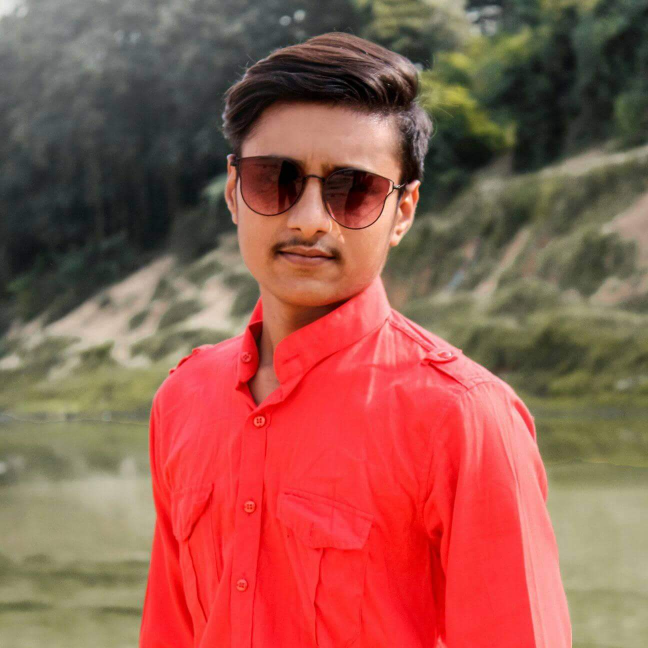
%> input picture Sem 1/B Tech/IP/129_ImageProcessing/n.jpg, 1296 x 1296 px (shown at 1/2 size)
$ octave assign1_e.m   (GNU Octave 9; MATLAB toolbox functions it lacks are replaced by stand-ins)
%> lines starting %> are read from the running program, lines starting %| are printed output that depends on the picture; in (x1, y1, x2, y2) boxes, pixels count from 0 and x2, y2 are one past the last pixel; in counts of white or black regions, pixels touching at a corner belong together; the program's own positions count from 1
clear
clc
% Read image into a
a=imread('G:\My Pic\n.jpg');
%> a is the input picture: size 1296x1296x3 uint8; mean R, G, B 150.7, 90.6, 78

% Gray scale image
b=rgb2gray(a);
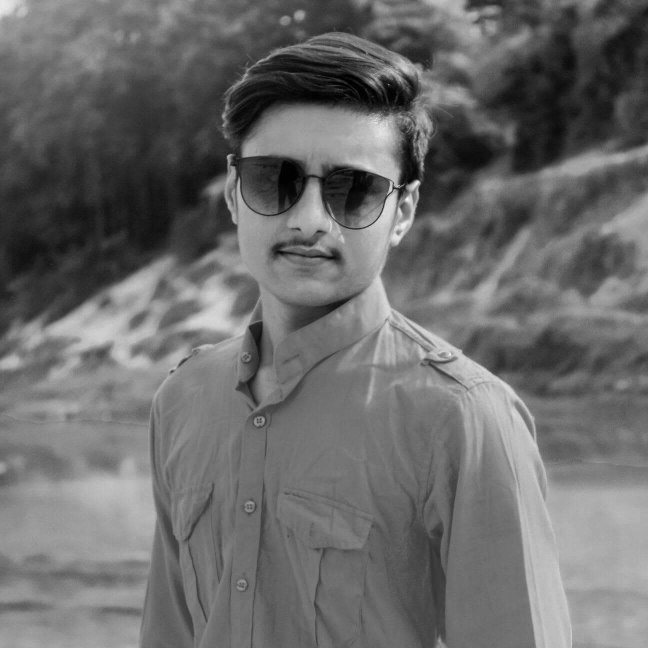
%> b: size 1296x1296 uint8 (shown at 1/2 size); min 0, max 251, mean 107.1
figure
imshow(b)

% Black and white image
%c=double(b)/255;
c=im2bw(b);
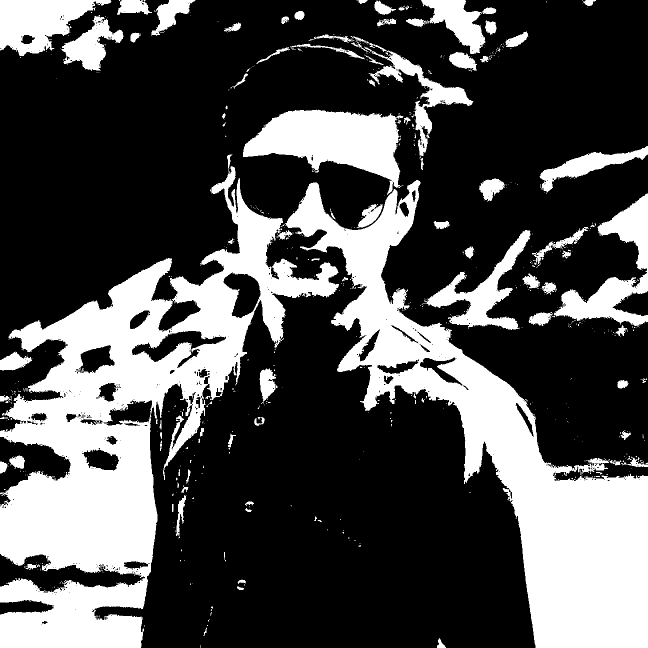
%> c: size 1296x1296 logical (shown at 1/2 size); 30.5% white; 692 white regions (592 under 20 px), largest, box (x1, y1, x2, y2) and area: (0, 309, 678, 1296) 215294, (570, 360, 1296, 1296) 170242, (486, 219, 807, 390) 28921
figure
imshow(c)

% Over Exposed image
d=b+60;
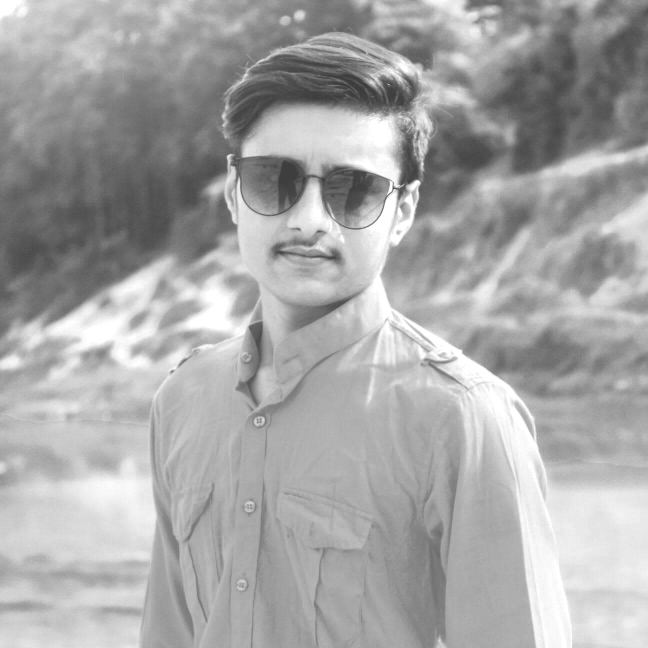
%> d: size 1296x1296 uint8 (shown at 1/2 size); min 60, max 255, mean 167
figure
imshow(d)

% Under Exposed image
d=b-50;
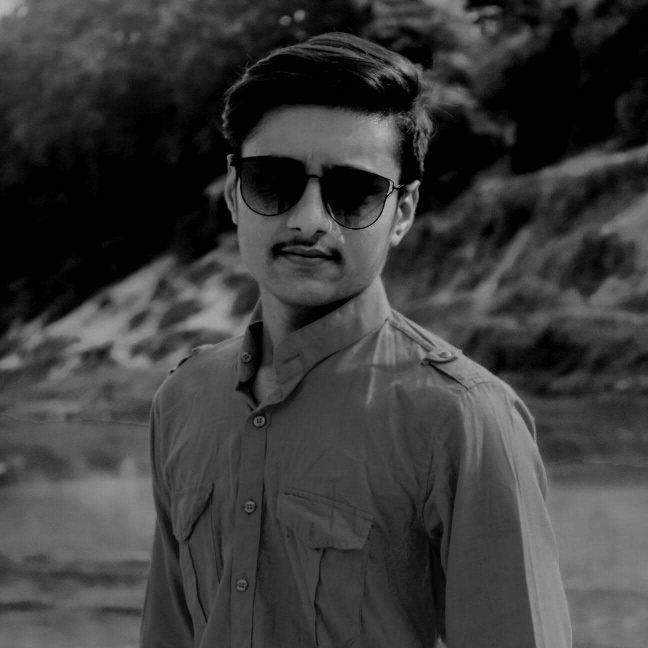
%> d: size 1296x1296 uint8 (shown at 1/2 size); min 0, max 201, mean 59.2
figure
imshow(d)

% face only-crop rest of the image
f=imcrop(a,[370 35 565 620]);
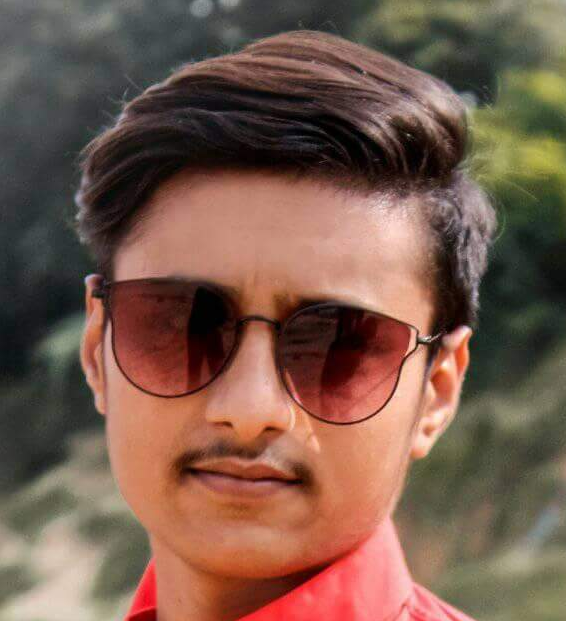
%> f: size 621x566x3 uint8; mean R, G, B 120.7, 90.9, 76.5
figure
imshow(f)

% Resize the image to 256*256.
g=imresize(a,[256,256]);
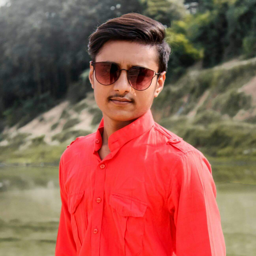
%> g: size 256x256x3 uint8; mean R, G, B 150.7, 90.6, 78
figure
imshow(g)

$ run again, with Sem 1/B Tech/IP/129_ImageProcessing/1.jpg copied over Sem 1/B Tech/IP/129_ImageProcessing/n.jpg
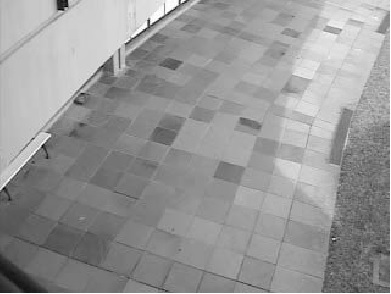
%> input picture Sem 1/B Tech/IP/129_ImageProcessing/1.jpg, 391 x 294 px
%> a is the input picture: size 294x391x3 uint8; min 0, max 255, mean 150.8
%> `c=im2bw(b);`:
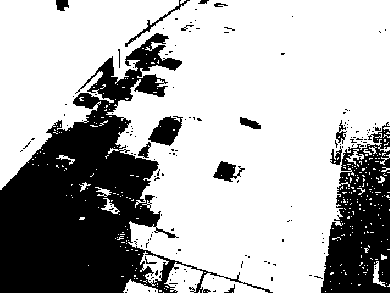
%> c: size 294x391 logical; 69.4% white; 153 black regions (137 under 20 px), largest, box (x1, y1, x2, y2) and area: (0, 33, 273, 293) 25293, (321, 122, 390, 293) 7514, (148, 116, 183, 146) 617
%> `g=imresize(a,[256,256]);`:
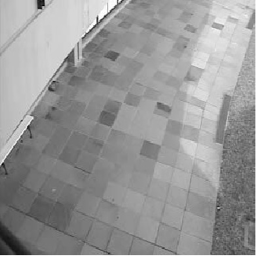
%> g: size 256x256x3 uint8; min 0, max 255, mean 150.8
